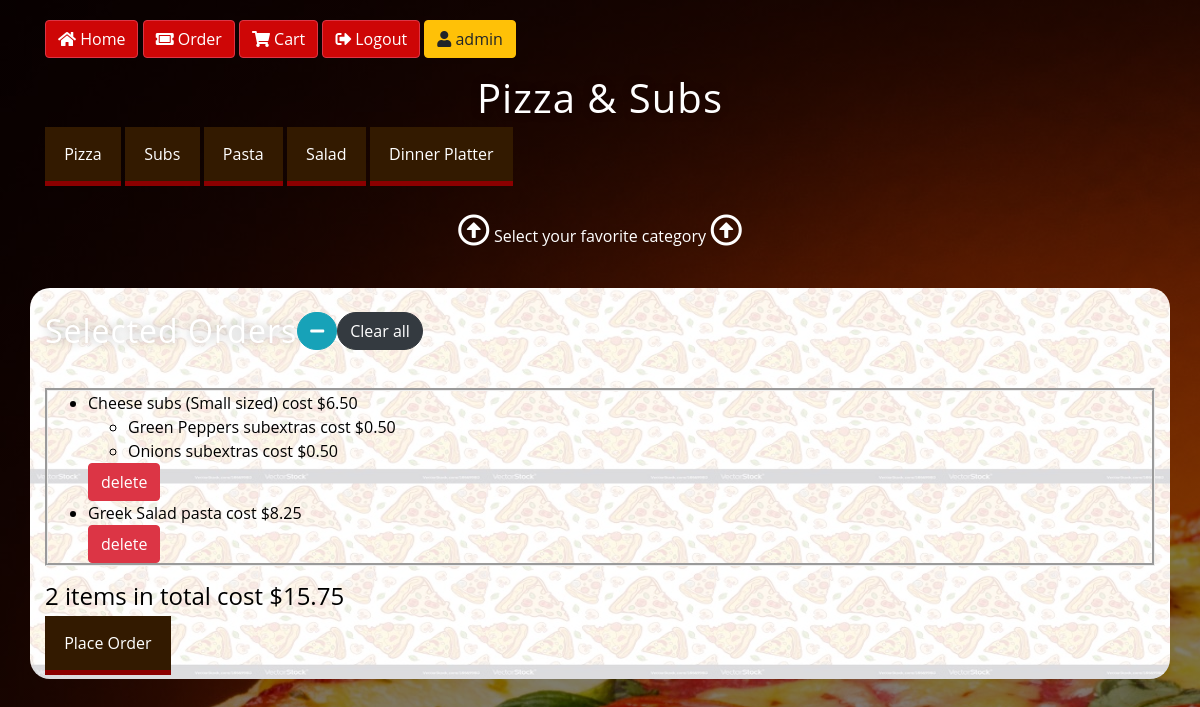
The page /order (signed in) on the database as committed earlier.
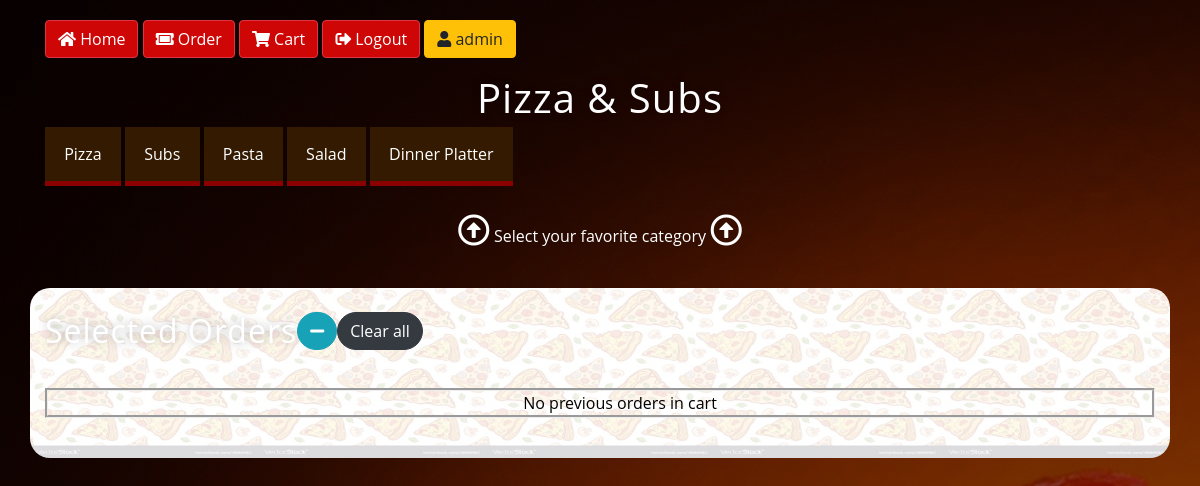
The same page on the database as committed later.
### orders/models.py (models this page shows, shortened)
class OrderSub(models.Model):
    user = models.ForeignKey(User, on_delete = models.SET_NULL, related_name = "sub_user", null = True)
    menutype = models.CharField(max_length=25, default="sub", editable="False")
    subchoice = models.ForeignKey(SubRate, on_delete = models.SET_NULL, related_name = "sub_choice", null = True)
    subextrachoice = models.ManyToManyField(SubExtraRate, related_name = "subextra_choice")
    paid = models.BooleanField(default = False)

class SubRate(models.Model):
    subchoice = models.ForeignKey(SubChoice, on_delete = models.CASCADE, related_name = "sub_choice")
    subsize = models.ForeignKey(Size, on_delete = models.CASCADE, related_name = "sub_size", blank = True, null = True)
    price = models.DecimalField(max_digits = 6, decimal_places = 2)
    class Meta:
        unique_together = ["subchoice", "subsize"]
    def __str__(self):
        return f"{self.subchoice} subs ({self.subsize} sized) cost ${self.price}"

class SubChoice(models.Model):
    subchoice = models.CharField(max_length = 64)
    def __str__(self):
        return f"{self.subchoice}"

class Size(models.Model):
    size = models.CharField(max_length = 64)
    def __str__(self):
        return f"{self.size}"

class SubExtraRate(models.Model):
    subextrachoice = models.CharField(max_length = 64)
    price = models.DecimalField(max_digits = 6, decimal_places = 2)
    class Meta:
        unique_together = ["subextrachoice"]
    def __str__(self):
        return f"{self.subextrachoice} subextras cost ${self.price}"

class OrderSalad(models.Model):
    user = models.ForeignKey(User, on_delete = models.SET_NULL, related_name = "salad_user", null = True)
    menutype = models.CharField(max_length=25, default="salad", editable="False")
    saladchoice = models.ForeignKey(SaladRate, on_delete = models.SET_NULL, related_name = "salad_choice", null = True)
    paid = models.BooleanField(default = False)

class SaladRate(models.Model):
    saladchoice = models.CharField(max_length = 64)
    price = models.DecimalField(max_digits = 6, decimal_places = 2)
    def __str__(self):
        return f"{self.saladchoice} pasta cost ${self.price}"

### orders/views.py (the view)
# urls.py: path("order", views.order, name="order"),
@login_required(login_url='/login')
def order(request):
    last_orders = user_cost(request)
    context = {
    "last_orders" : last_orders,
    "pizzatype" : serialize("json",PizzaRate.pizzatype.get_queryset()),
    "pizzasize" : serialize("json",PizzaRate.pizzasize.get_queryset()),
    "toppingtype" : serialize("json",PizzaRate.toppingtype.get_queryset()),
    "toppingchoice" : serialize("json",ToppingChoice.objects.all()),
    "pizzarate" : serialize("json",PizzaRate.objects.all()),
    "subchoice" : serialize("json", SubRate.subchoice.get_queryset()),
    "subsize" : serialize("json", SubRate.subsize.get_queryset()),
    "subextrachoice" : serialize("json", SubExtraRate.objects.all()),
    "subrate" : serialize("json", SubRate.objects.all()),
    "pastarate" : serialize("json", PastaRate.objects.all()),
    "saladrate" : serialize("json", SaladRate.objects.all()),
    "dinnerplatterrate" : serialize("json", DinnerPlatterRate.objects.all()),
    "dinnerplattersize" : serialize("json", DinnerPlatterRate.dinnerplattersize.get_queryset()),
    "dinnerplatterchoice" : serialize("json", DinnerPlatterRate.dinnerplatterchoice.get_queryset())
    }
    return render(request, "orders/order.html", context)

### orders/templates/orders/order.html (shortened to what this page needs)
{% extends "orders/layout.html" %}
{% block body %}
<div class="container">
  <div class="link" style="margin-top:20px;">
    <a class="menubtn" id="pizza" href="#">Pizza</a>
    <a class="menubtn" id="sub" href="#">Subs</a>
    <a class="menubtn" id="pasta" href="#">Pasta</a>
    <a class="menubtn" id="salad" href="#">Salad</a>
    <a class="menubtn" id="dinnerplatter" href="#">Dinner Platter</a>
  </div>
</div>
<br><br>
<div class="container" id="selecttext">
  <p style="text-align:center"><i class="far fa-arrow-alt-circle-up fa-2x"></i> Select your favorite category <i class="far fa-arrow-alt-circle-up fa-2x"></i></p>
</div>
<br>
<div class="container" id="selectedorder">
  <br>
  <div style="display:inline-flex">
    <h2 id="yourselectedorder">Selected Orders</h2>
    <div>
      <button type="button" class="btn btn-info" id="btn_yourselectedorder" style="border-radius:50px"><i class="fas fa-minus"></i></button>
    </div>
    <div>
      <button type="button" class="btn btn-dark" id="btn_clearall" style="border-radius:50px">Clear all</button>
    </div>
  </div>
  <div id="placedorders" style="margin-top:30px;">
    <ul class="scrolltable">
      {% for order in last_orders.order_list %}
      <li data-menutype="{{order.menutype}}" data-pk="{{order.pk}}" data-todo="delete">
        {% if order.menutype == "pizza" %}
          {{order.pizzachoice}}
          <ul>
              {% for toppingchoice in order.toppingchoice.all %}
                <li>{{toppingchoice}}</li>
              {% empty %}
              {% endfor %}
          </ul>
        {% elif order.menutype == "sub" %}
          {{order.subchoice}}
          <ul>
            {% for s in order.subextrachoice.all %}
              <li>{{s}}</li>
            {% endfor %}
          </ul>
        {% elif order.menutype == "pasta" %}
          {{order.pastachoice}}
        {% elif order.menutype == "salad" %}
          {{order.saladchoice}}
        {% elif order.menutype == "dinnerplatter" %}
          {{order.dinnerplatterchoice}}
        {% endif %}
        <div><button type="button" class="btn btn-danger delete_order">delete</button></div>
      </li>
        {% empty %}
        <div class="text-center">No previous orders in cart</div>
      {% endfor %}
    </ul>
  </div>
  {% if last_orders.order_list %}
    <h4>{{last_orders.order_list|length}} items in total cost ${{last_orders.total_cost}}</h4>
    <div class="link" style="margin-top:20px;">
      <a href="{% url 'show_order' %}">Place Order</a>
    </div>
  {% endif %}
  <br>
</div>
{% endblock %}

### orders/templates/orders/layout.html (shortened to what this page needs)
{% load static %}
<!DOCTYPE html>
<html>
  <head>
    <link rel="stylesheet" href="https://maxcdn.bootstrapcdn.com/bootstrap/4.1.3/css/bootstrap.min.css">
    <link rel="stylesheet" href="https://use.fontawesome.com/releases/v5.3.1/css/all.css">
    <link rel="stylesheet" href="{% static 'orders/mystyle.css' %}">
  </head>
  <body>
    <div class="container header">
      <form>
        <div class="form-group" style="disply:flex-inline">
          <button type="button" class="btn btn-danger btnloc" id="btn_home" data-urlfor="{% url 'index' %}"> <i class="fas fa-home"></i> Home</button>
          {% if request.user.username %}
            <button type="button" class="btn btn-danger btnloc" id="btn_order" data-urlfor="{% url 'order' %}"><i class="fas fa-ticket-alt"></i> Order</button>
            <button type="button" class="btn btn-danger btnloc" id="btn_cart" data-urlfor="{% url 'show_order' %}"><i class="fas fa-shopping-cart"></i> Cart</button>
          {% endif %}
          <button type="button" class="btn btn-danger loggedin btnloc" id="btn_logout" data-urlfor="{% url 'logout' %}"><i class="fas fa-sign-out-alt"></i> Logout</button>
          <button type="button" class="btn btn-warning" id="btn_user" disabled style="opacity:100">{% if request.user.username %}<i class="fas fa-user"></i> {{request.user.username}}{% else %}<i class="far fa-user"></i> Guest{% endif %}</button>
        </div>
    </form>
    </div>
    <h1>Pizza & Subs</h1>
    {% block body %}
    {% endblock %}
  </body>
</html>

### orders/static/orders/mystyle.css (style rules this page uses)
html { width: 100%; height:100%; }
body { font-family: 'Open Sans', sans-serif; background: linear-gradient( rgba(0, 0, 0, 0.5), rgba(0, 0, 0, 0.5) ), url('img1.jpg'); color: white; }
h1,h2 { color: #fff; text-shadow: 0 0 10px rgba(0,0,0,0.3); letter-spacing:1px; text-align:center; }
.header { margin-top: 20px; }
.link a { background-color:#331a00; box-shadow: 0 5px 0 darkred; color: white; padding: 1em 1.2em; position: relative; text-decoration: none; }
#selectedorder { background-color: ivory; border-radius: 20px; color: black; height: 110%; background: linear-gradient( rgba(255, 255, 255, 0.85), rgba(255, 255, 255, 0.85) ), url('pizza_pattern.jpeg'); background-size: auto; background-repeat: round; }
#placedorders { overflow:hidden; transition:max-height 0.5s ease-out; // note that we're transitioning max-height, not height! height:auto; max-height:600px; // still have to hard-code a value! }
.scrolltable { height: auto; max-height: 200px; border: groove; overflow: auto; }
.btnloc { background-color:#ce0606; }

Rows that differ between the two databases and show on the page:
removed OrderSub: subchoice "Cheese subs (Small sized) cost $6.50"
no longer on this page (row unchanged): SubExtraRate: subextrachoice+price "Green Peppers subextras cost $0.50"
no longer on this page (row unchanged): SubExtraRate: subextrachoice+price "Onions subextras cost $0.50"
removed OrderSalad: saladchoice "Greek Salad pasta cost $8.25"
Other text that changed with them:
{{ last_orders.order_list|length }}: "2" → (not shown)
{{ last_orders.total_cost }}: "15.75" → (not shown)
text no longer shown: "items in total cost $ Place Order"
text now shown: "No previous orders in cart"
